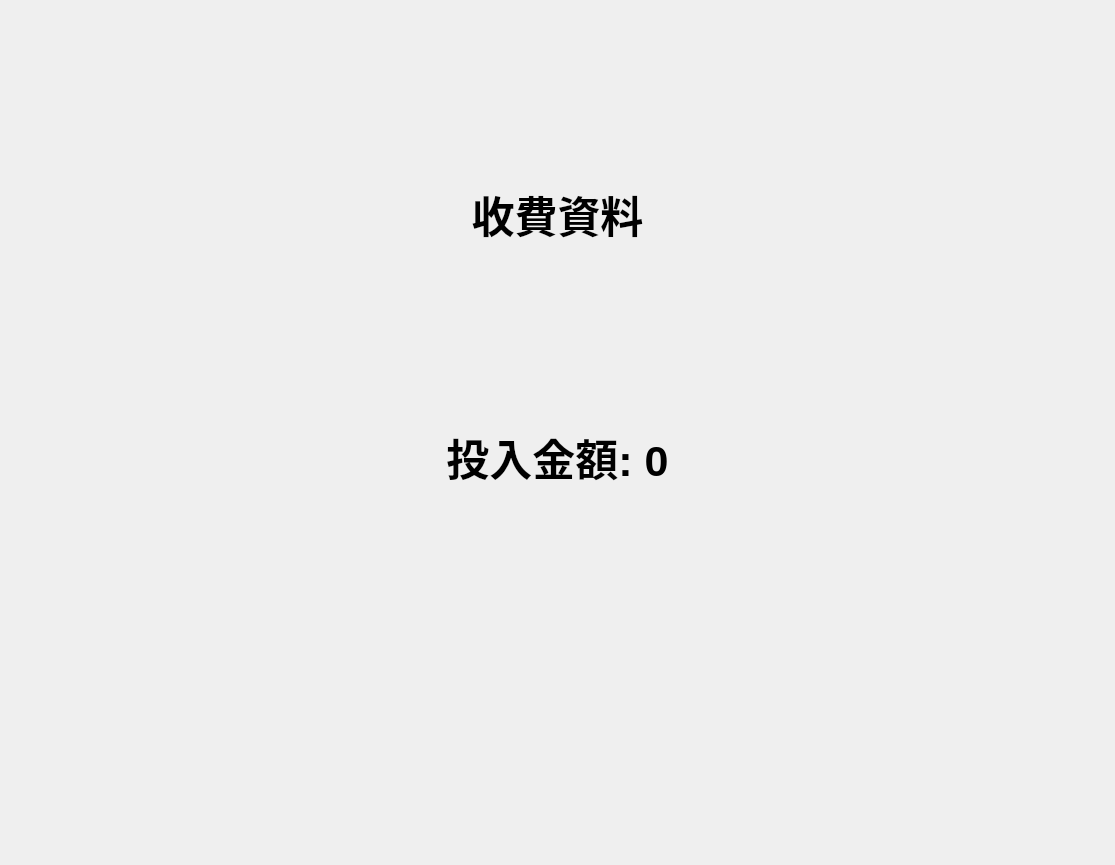
<?xml version="1.0" encoding="UTF-8"?>
<ui version="4.0">
 <class>WindowCharge</class>
 <widget class="QMainWindow" name="WindowCharge">
  <property name="geometry">
   <rect>
    <x>0</x>
    <y>0</y>
    <width>1115</width>
    <height>865</height>
   </rect>
  </property>
  <property name="windowTitle">
   <string>主畫面</string>
  </property>
  <widget class="QWidget" name="centralwidget">
   <layout class="QGridLayout" name="gridLayout">
    <item row="1" column="0">
     <widget class="QLabel" name="label_message">
      <property name="font">
       <font>
        <pointsize>32</pointsize>
        <weight>75</weight>
        <bold>true</bold>
       </font>
      </property>
      <property name="text">
       <string>收費資料</string>
      </property>
      <property name="alignment">
       <set>Qt::AlignCenter</set>
      </property>
     </widget>
    </item>
    <item row="7" column="0">
     <spacer name="verticalSpacer">
      <property name="orientation">
       <enum>Qt::Vertical</enum>
      </property>
      <property name="sizeHint" stdset="0">
       <size>
        <width>20</width>
        <height>40</height>
       </size>
      </property>
     </spacer>
    </item>
    <item row="2" column="0">
     <spacer name="verticalSpacer_3">
      <property name="orientation">
       <enum>Qt::Vertical</enum>
      </property>
      <property name="sizeHint" stdset="0">
       <size>
        <width>20</width>
        <height>40</height>
       </size>
      </property>
     </spacer>
    </item>
    <item row="5" column="0">
     <layout class="QHBoxLayout" name="horizontalLayout">
      <item>
       <spacer name="horizontalSpacer">
        <property name="orientation">
         <enum>Qt::Horizontal</enum>
        </property>
        <property name="sizeHint" stdset="0">
         <size>
          <width>40</width>
          <height>20</height>
         </size>
        </property>
       </spacer>
      </item>
      <item>
       <spacer name="horizontalSpacer_2">
        <property name="orientation">
         <enum>Qt::Horizontal</enum>
        </property>
        <property name="sizeHint" stdset="0">
         <size>
          <width>40</width>
          <height>20</height>
         </size>
        </property>
       </spacer>
      </item>
     </layout>
    </item>
    <item row="0" column="0">
     <spacer name="verticalSpacer_2">
      <property name="orientation">
       <enum>Qt::Vertical</enum>
      </property>
      <property name="sizeHint" stdset="0">
       <size>
        <width>20</width>
        <height>40</height>
       </size>
      </property>
     </spacer>
    </item>
    <item row="3" column="0">
     <widget class="QLabel" name="label_cash_in">
      <property name="font">
       <font>
        <pointsize>32</pointsize>
        <weight>75</weight>
        <bold>true</bold>
       </font>
      </property>
      <property name="text">
       <string>投入金額: 0</string>
      </property>
      <property name="alignment">
       <set>Qt::AlignCenter</set>
      </property>
     </widget>
    </item>
    <item row="4" column="0">
     <spacer name="verticalSpacer_4">
      <property name="orientation">
       <enum>Qt::Vertical</enum>
      </property>
      <property name="sizeHint" stdset="0">
       <size>
        <width>20</width>
        <height>40</height>
       </size>
      </property>
     </spacer>
    </item>
   </layout>
  </widget>
 </widget>
 <resources/>
 <connections/>
</ui>
